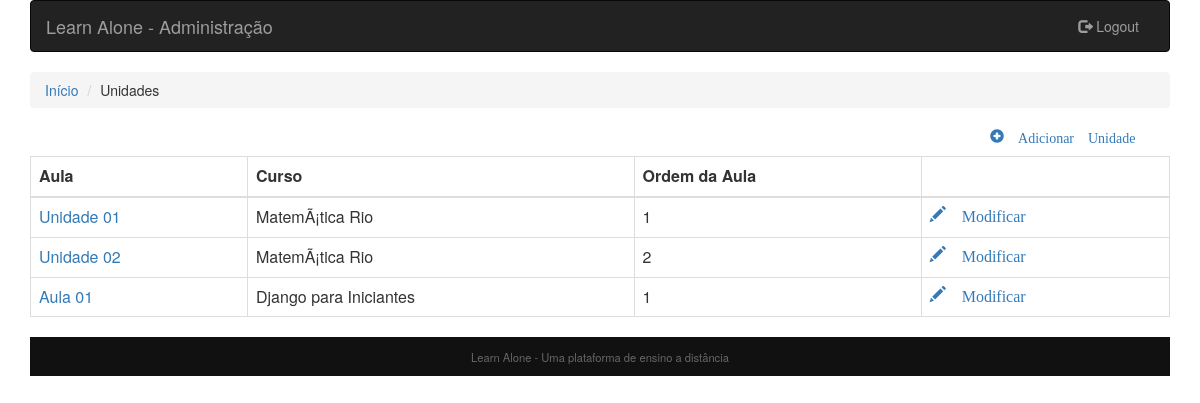
/admin/modificar_aula.php (signed in), run on the app's committed database.
### tables this page shows
CREATE TABLE `unidade` (
  `id` int(11) NOT NULL,
  `nome` varchar(45) DEFAULT NULL,
  `curso_id` int(11) DEFAULT NULL,
  `descricao` varchar(100) DEFAULT NULL,
  `ordem` int(11) DEFAULT NULL
);

CREATE TABLE `curso` (
  `id` int(11) NOT NULL,
  `nome` varchar(50) DEFAULT NULL,
  `categoria_id` int(11) DEFAULT NULL,
  `descricao` text,
  `sobre` text,
  `image` longblob,
  `instrutor_id` int(11) NOT NULL
);

### admin/utils.php (called while the page is built, shortened)
<?php
function aulas(){
    try{
        $conexao = conn_mysql();
        $SQLSelect = 'SELECT unidade.id, unidade.nome, unidade.descricao, unidade.ordem, curso.nome as curso FROM unidade inner join curso on unidade.curso_id = curso.id order by unidade.id, curso_id';
        $operacao = $conexao->prepare($SQLSelect);
        $operacao->execute();
        $resultados = $operacao->fetchAll(PDO::FETCH_ASSOC);
        return $resultados;
    }
    catch(PDOException $excep){
        echo "Erro!: " . $excep->getMessage() . "\n";
        $conexao=null;
        die();
    }
}
?>

### admin/modificar_aula.php (the view, shortened to what this page needs)
<?php
include_once("../core/templates/cabecalho_adm.php");
include_once("utils.php");
$aulas = aulas();
?>
<div class="col-sm-14">
    <ul class="breadcrumb">
        <li><a href="./admin.php">Início</a></li>
        <li>Unidades</li>
    </ul>
</div>
<div class="row">
    <div class="col-sm-offset-10">
        <a href="./adicionar_aula.php"><span class="glyphicon glyphicon-plus-sign"> Adicionar Unidade</span></a>
    </div>
</div>
<table border="1" class="table table-bordered">
    <thead>
      <tr>
        <th>Aula</th>
        <th colspan>Curso</th>
        <th>Ordem da Aula</th>
        <th></th>
      </tr>
    </thead>
    <tbody>
        <?php
            if($aulas){
                foreach ($aulas as $aula){
        ?>
        <tr>
            <td><a href="./aula_edit.php?aula=<?php echo $aula['id']; ?>"> <?php echo utf8_decode($aula['nome']);?></a></td>
            <td><?php echo utf8_decode($aula['curso']);?></td>
            <td><?php echo utf8_decode($aula['ordem']);?></td>
            <td><a href="./aula_edit.php?aula=<?php echo $aula['id']; ?>"><span class="glyphicon glyphicon-pencil"> Modificar</span></a></td>
        </tr>
        <?php
                }
            }
        ?>
    </tbody>
</table>
<?php
    include_once("../core/templates/rodape.php");
?>

### core/css/styles.css (style rules this page uses)
* { -webkit-box-sizing: border-box; -moz-box-sizing: border-box; box-sizing: border-box; }
.row { margin: 1em auto 1em; }
td, th { text-align: left; padding: 8px; }

### data on the page
unidade: nome "Unidade 01", curso.nome "MatemÃ¡tica Rio", ordem "1"
unidade: nome "Unidade 02", curso.nome "MatemÃ¡tica Rio", ordem "2"
unidade: nome "Aula 01", curso.nome "Django para Iniciantes", ordem "1"
